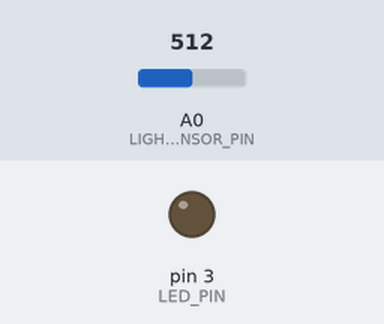
A sketch run on a simulated Arduino Uno, built with avr-gcc and run on an emulated ATmega328P. Shown: output pins drawn as LEDs (lit = HIGH). The inputs (shaded band) are chosen by the test bench; at power-on: A0 (LIGHT_SENSOR_PIN) = 512.

Above: at 1.2 s.
1.3 s: A0 (LIGHT_SENSOR_PIN) set to 485
At 2.5 s:
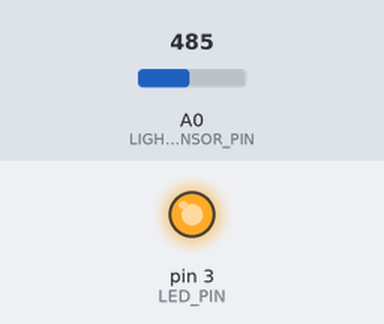
2.8 s: A0 (LIGHT_SENSOR_PIN) set to 510
At 3.7 s:
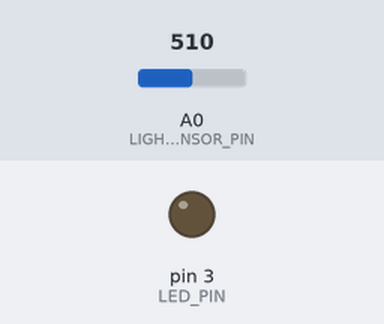
4.3 s: A0 (LIGHT_SENSOR_PIN) set to 490
At 4.9 s:
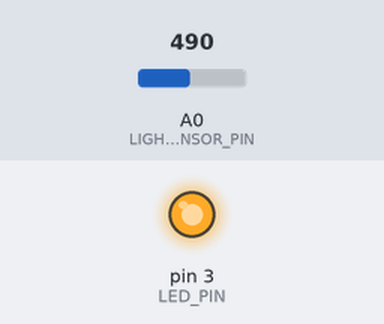
Timing chart, 0 to 7.3 s (numbered marks = the images above; inputs shaded):
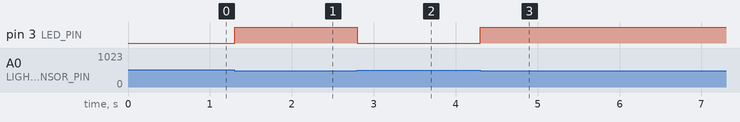

The sketch:

Light_sensor_triggers_LED.ino
```cpp
const int LIGHT_SENSOR_PIN = A0; // Arduino pin connected to light sensor's  pin
const int LED_PIN          = 3;  // Arduino pin connected to LED's pin
const int ANALOG_THRESHOLD = 500;  // this sets the the threshold for when the LED turns on.

// variables will change:
int analogValue;

void setup() {
  pinMode(LED_PIN, OUTPUT); // set arduino pin to output mode
}

void loop() {
  analogValue = analogRead(LIGHT_SENSOR_PIN); // read the input on analog pin

  if(analogValue < ANALOG_THRESHOLD)
    digitalWrite(LED_PIN, HIGH); // turn on LED
  else
    digitalWrite(LED_PIN, LOW);  // turn off LED
}
```

Measured:
- the behaviour switches between 500 and 499 on A0 (LIGHT_SENSOR_PIN) (found by bisection; images 0 and 1)
- after the input at 1.3 s, pin 3 (LED_PIN): LOW → HIGH at once
- after the input at 2.8 s, pin 3 (LED_PIN): HIGH → LOW at once
- after the input at 4.3 s, pin 3 (LED_PIN): LOW → HIGH at once
